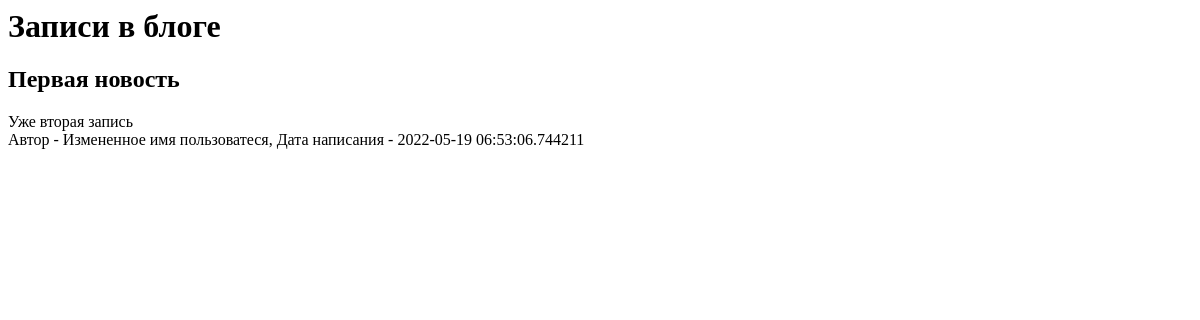
The page /index1 on the database as committed earlier.
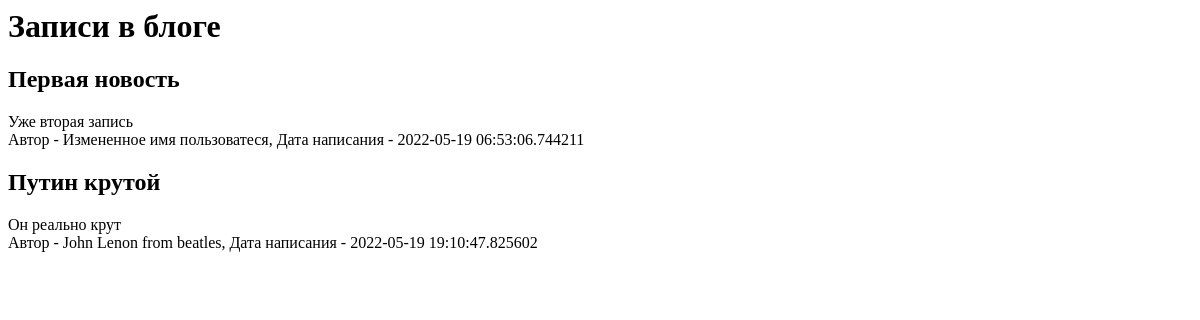
The same page on the database as committed later.
### data/news.py (models this page shows)
class News(SqlAlchemyBase):
    __tablename__ = 'news'
    id = sqlalchemy.Column(sqlalchemy.Integer, primary_key=True, autoincrement=True)
    title = sqlalchemy.Column(sqlalchemy.String, nullable=True)
    content = sqlalchemy.Column(sqlalchemy.String, nullable=True)
    created_date = sqlalchemy.Column(sqlalchemy.DateTime, default=datetime.datetime.now)
    is_private = sqlalchemy.Column(sqlalchemy.Boolean, default=True)
    user_id = sqlalchemy.Column(sqlalchemy.Integer, sqlalchemy.ForeignKey("users.id"))
    user = orm.relation('User')

### data/users.py (models this page shows, shortened)
class User(SqlAlchemyBase):
    __tablename__ = 'users'
    id = sqlalchemy.Column(sqlalchemy.Integer, primary_key=True, autoincrement=True)
    name = sqlalchemy.Column(sqlalchemy.String, nullable=True)
    about = sqlalchemy.Column(sqlalchemy.String, nullable=True)
    email = sqlalchemy.Column(sqlalchemy.String, index=True, unique=True, nullable=True)
    hashed_password = sqlalchemy.Column(sqlalchemy.String, nullable=True)
    created_date = sqlalchemy.Column(sqlalchemy.DateTime, default=datetime.datetime.now)
    news = orm.relation("News", back_populates='user')

### Flask_site2.py (the view)
@app.route('/login')
@app.route('/index1')
def index1():
    db_sess = db_session.create_session()
    news = db_sess.query(News).filter(News.is_private != True)
    return render_template("index1.html", news=news)

### data/db_session.py (called while the page is built)
def create_session() -> Session:
    global __factory
    return __factory()

### templates/index1.html
{% extends "base.html" %}
{% block content %}
<h1>Записи в блоге</h1>
{% for item in news %}
<div class="col-md6 border rounded">
    <h2>{{item.title}}</h2>
    <div>
        {{item.content}}
    </div>
    <div>
        Автор - {{item.user.name}}, Дата написания - {{item.created_date}}
    </div>
</div>
{% endfor %}
{% endblock %}

### templates/base.html
{% block content %}{% endblock %}

Rows that differ between the two databases and show on the page:
added News: title "Путин крутой", content "Он реально крут", user.name "John Lenon from beatles", created_date "2022-05-19 19:10:47.825602"
